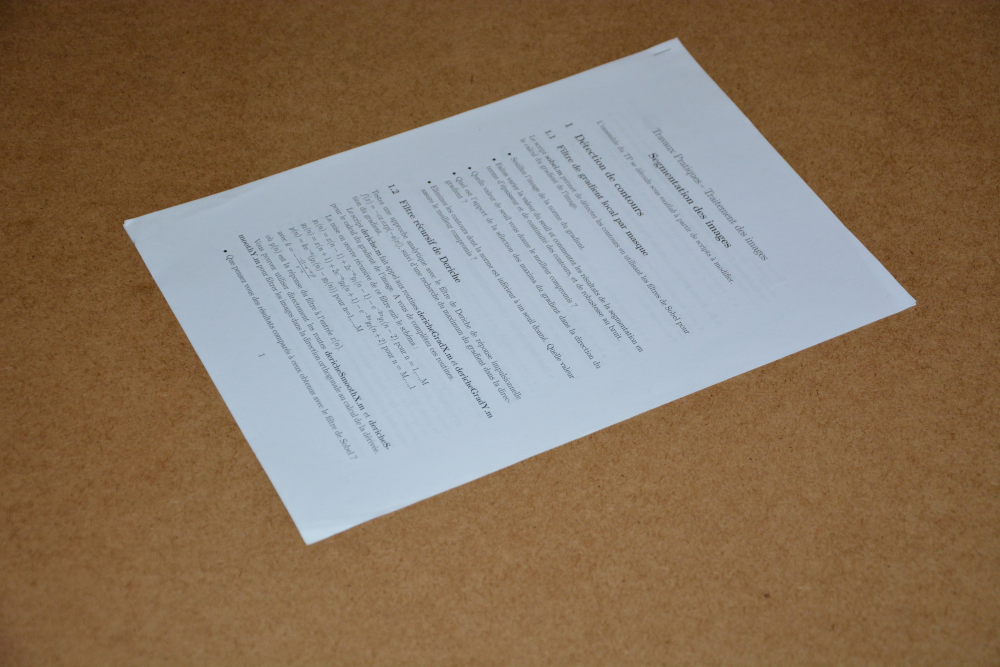
#> input picture tp-calibrage_shared/f7.jpg, 3000 x 2000 px (shown at 1/3 size)
$ python redresA4.py
#> lines starting #> are read from the running program, lines starting #| are printed output that depends on the picture
#!/usr/bin/env python3
# -*- coding: utf-8 -*-
"""
Created on Wed Feb  2 13:49:38 2022

@author:
"""


import numpy as np
import cv2 as cv
from matplotlib import pyplot as plt
from matplotlib.pyplot import imshow, show, subplot, title, axis, figure, plot


# draw matches
def draw_matches(img2, kpt2, matches,rayon):

    h2, w2 = img2.shape[:2]

    # Create a blank image with the size of the first image + second image
    new_img = np.zeros((h2, w2, 3), dtype='uint8')
#    new_img[:h2, :w2, :] = np.dstack([img2, img2, img2])
    new_img[:h2, :w2, :] = np.dstack([img2])

    # extract the match keypoints

    for m in matches:
        (x2, y2) = kpt2[m.trainIdx].pt

        # Draw circles on the keypoints
        cv.circle(new_img, (int(x2), int(y2)), rayon, (255, 255, 255), 1)

    return new_img


def warpImages(kp, img, M):
    # get the corner coordinates of the "query" and "train" image
    h=kp[2].pt[1]
    w=kp[2].pt[0]

    new_img = cv.warpPerspective(img, M,(np.int32(w),np.int32(h)))

    return new_img


def find_homography(kpt1, kpt2, matches):
    # Find an Homography matrix between two pictures
    # Transforming keypoints to list of points

    dst_pts = np.float32([kpt1[m.queryIdx].pt for m in matches]).reshape(-1, 1, 2)
    src_pts = np.float32([kpt2[m.trainIdx].pt for m in matches]).reshape(-1, 1, 2)

    # Compute a rigid transformation (only scale + rotation + translation) /affine transformation
    affine_matrix, rigid_mask = cv.estimateAffinePartial2D(src_pts, dst_pts)
    affine_row = [0, 0, 1]
    affine_matrix = np.vstack((affine_matrix, affine_row))

    M=affine_matrix
    print(M)

    # Compute an homography

    M, mask = cv.findHomography(src_pts, dst_pts,cv.RANSAC,3)

    print(M)
    print(mask)

    return M
    #return affine_matrix


# Read images

img1c = cv.imread('f7.jpg', 1)
#> img1c is the input picture: shape (2000, 3000, 3); mean B, G, R 100, 119.5, 137.8


img1 = cv.cvtColor(img1c, cv.COLOR_BGR2GRAY)
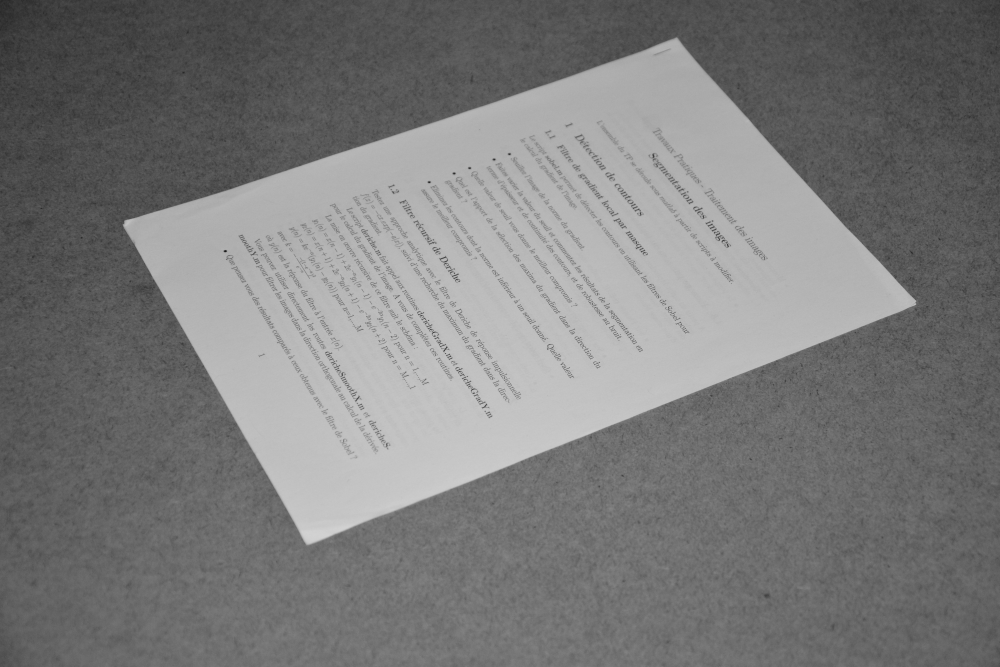
#> img1: shape (2000, 3000) (shown at 1/3 size); min 21, max 215, mean 122.8

img1c = cv.cvtColor(img1c, cv.COLOR_BGR2RGB)


Noutliers=1

# Données pour l'image redressée

resol=5
x1=0
y1=0
sizeH=210
sizeV=297
x2=resol*sizeH
y2=resol*sizeV

pts1=[]
pts1.append([x1,y1])
pts1.append([x2,y1])
pts1.append([x2,y2])
pts1.append([x1,y2])


demil=(x1+x2)/4
demih=(y1+y2)/4

for i in range(Noutliers):
    pts1.append([demil+demil*np.random.randn(),demih+demih*np.random.randn()])


print('pts1',pts1)


# données pour f6.jpg

x1=248
y1=949
x2=1450
y2=924
x3=1541
y3=2592
x4=225
y4=2621


# données pour f7.jpg

x1=2030
y1=110
x2=2750
y2=904
x3=920
y3=1638
x4=363
y4=663


demil=(x1+x2+x3+x4)/8
demih=(y1+y2+y3+y4)/8

pts2=[]
pts2.append([x1,y1])
pts2.append([x2,y2])
pts2.append([x3,y3])
pts2.append([x4,y4])

for i in range(Noutliers):
    pts2.append([demil+demil*np.random.randn(),demih+demih*np.random.randn()])

print('pts2', pts2)


kp1 = [cv.KeyPoint(x[0], x[1], 1) for x in pts1]
kp2 = [cv.KeyPoint(x[0], x[1], 1) for x in pts2]

print('points feuille')
for i in range (len(pts1)):
    print(kp1[i].pt)

print('points image')
for i in range (len(pts2)):
    print(kp2[i].pt)


goodMatches=[]
for i in range(len(pts1)):
    m=cv.DMatch(i,i,0)
    goodMatches.append(m)

print('matchess')
for m in goodMatches:
    (x1, y1) = kp1[m.queryIdx].pt
    (x2, y2) = kp2[m.trainIdx].pt
    print ( x1,y1,x2,y2)
print('points')

figure()

kp_img = cv.drawKeypoints(img1, kp2, None, color=(0, 255, 0))


imshow(kp_img)
show()


#
## find  affine transformation and panoramic view between 1 to 2
matrix1to2 = find_homography(kp1, kp2,goodMatches)
img1to2 = warpImages(kp1,img1c, matrix1to2)
#> in warpImages, `new_img = cv.warpPerspective(img, M,(np.int32(w),np.int32(h)))`:
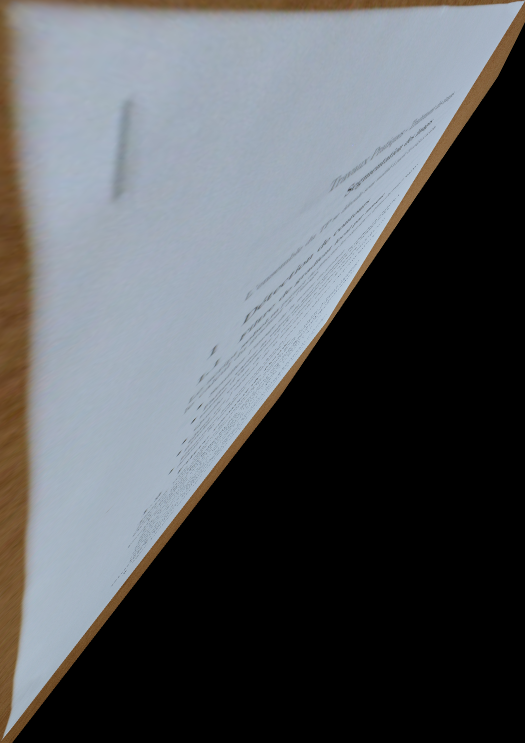
#> new_img: shape (1485, 1050, 3) (shown at 1/2 size); mean R, G, B 85.8, 88.5, 91.9
#

figure()

imshow(img1to2)
show()

$ run again, with tp-calibrage_shared/f6.jpg copied over tp-calibrage_shared/f7.jpg
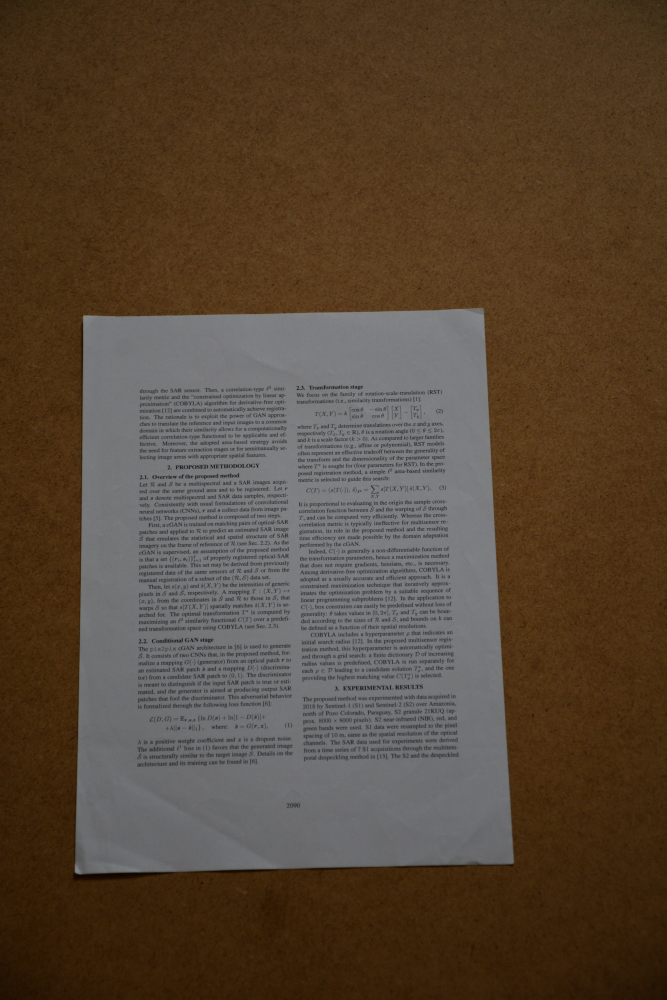
#> input picture tp-calibrage_shared/f6.jpg, 2000 x 3000 px (shown at 1/3 size)
#> img1c is the input picture: shape (3000, 2000, 3); mean B, G, R 53.2, 70.2, 86.8
#> `img1 = cv.cvtColor(img1c, cv.COLOR_BGR2GRAY)`:
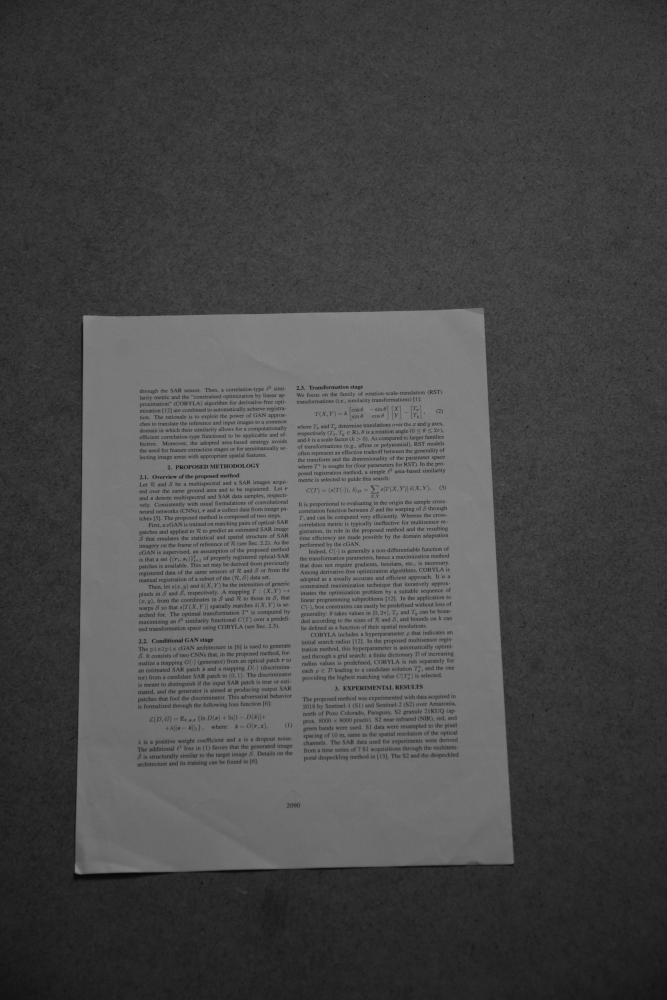
#> img1: shape (3000, 2000) (shown at 1/3 size); min 6, max 170, mean 73.2
#> in warpImages, `new_img = cv.warpPerspective(img, M,(np.int32(w),np.int32(h)))`:
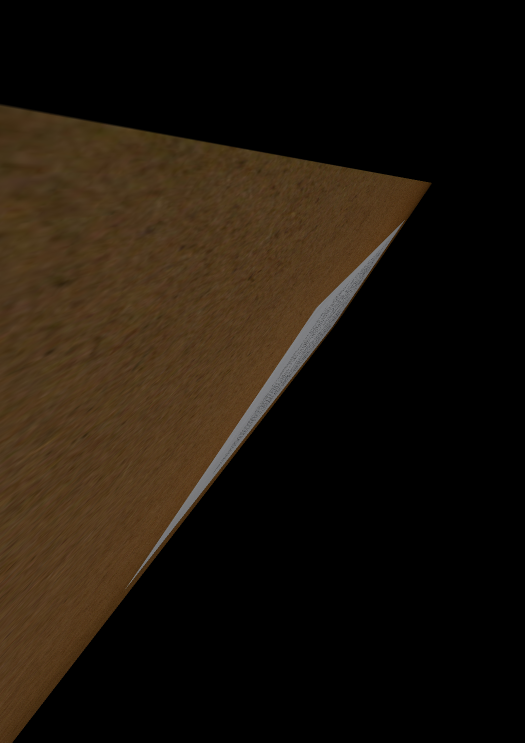
#> new_img: shape (1485, 1050, 3) (shown at 1/2 size); mean R, G, B 29.8, 21.4, 12

$ run again, with tp-calibrage_shared/sub0.tif saved as tp-calibrage_shared/f7.jpg
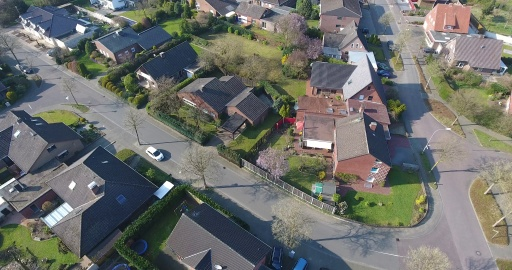
#> input picture tp-calibrage_shared/sub0.tif, 512 x 270 px
#> img1c is the input picture: shape (270, 512, 3); mean B, G, R 107, 111.5, 109.3
#> `img1 = cv.cvtColor(img1c, cv.COLOR_BGR2GRAY)`:
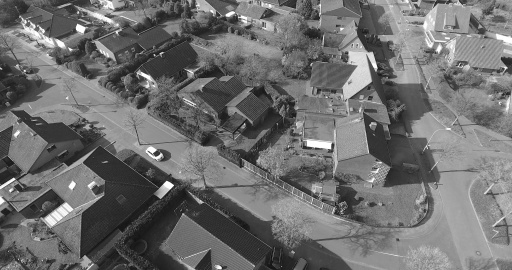
#> img1: shape (270, 512); min 13, max 255, mean 110.3
#> new_img: shape (1485, 1050, 3); every value is 0

$ run again, with tp-calibrage_shared/sub1.tif saved as tp-calibrage_shared/f7.jpg
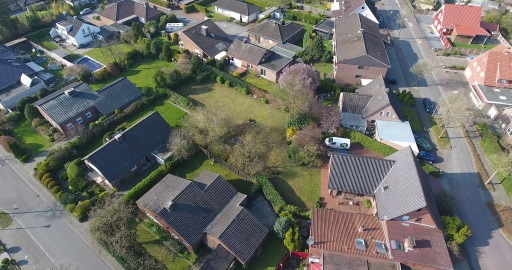
#> input picture tp-calibrage_shared/sub1.tif, 512 x 270 px
#> img1c is the input picture: shape (270, 512, 3); mean B, G, R 102.6, 109.4, 108.8
#> `img1 = cv.cvtColor(img1c, cv.COLOR_BGR2GRAY)`:
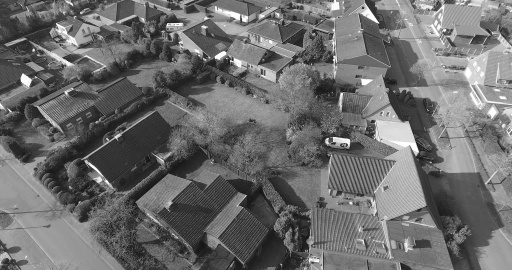
#> img1: shape (270, 512); min 19, max 255, mean 108.4
#> new_img: shape (1485, 1050, 3); every value is 0
